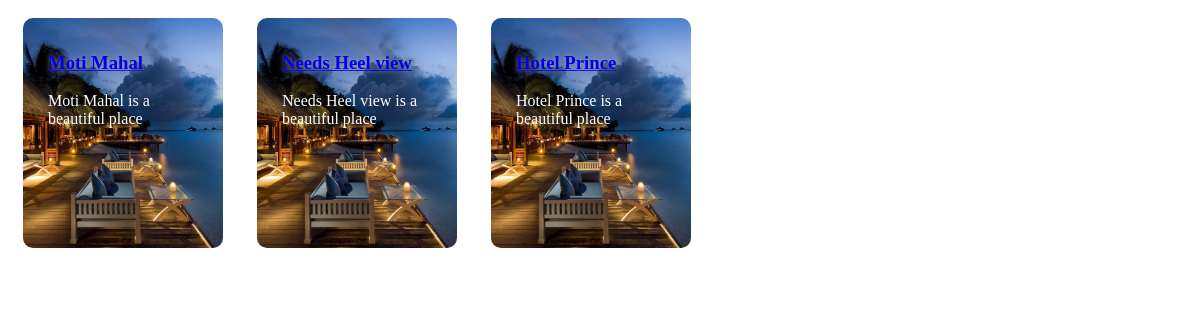
The app's page /user/rangamati/ with its own data.
### user/models.py (models this page shows, shortened)
class Hotels(models.Model):
    big_city_name = models.CharField(max_length=100)
    name = models.CharField(max_length=100)
    email = models.EmailField(max_length=254)
    phone = models.CharField(max_length=100)
    location = models.CharField(max_length=100)
    meals = models.TextField(max_length=300)
    review = models.TextField(max_length=300)

### user/views.py (the view)
# urls.py: path("rangamati/", views.rangamati, name="user-rangamati"),
def rangamati(request):
    data = Hotels.objects.all()
    return render(request, 'user/rangamati.html', {'hotel' : data})

### user/templates/user/rangamati.html
{% load static %}
{% for i in hotel %}
    {% if i.big_city_name == 'Rangamati' %}
        <link rel="stylesheet" href="{%static 'app1/Hotelcard.css' %}">
        <div class="card card1">
               <h3><a href="{% url 'user-rangamati_sub' i.id %}">{{i.name}}</a></h3>
               <p>{{i.name}} is a beautiful place</p>
           </div>
    {% endif %}
{% endfor %}

### app1/static/app1/Hotelcard.css (style rules this page uses)
.card { width: 200px; height: 230px; display: inline-block; border-radius: 10px; padding: 15px 25px; box-sizing: border-box; cursor: pointer; margin: 10px 15px; background-image: url('images/Hotel.jpg'); background-position: center; background-size: cover; transition: transform 0.5s; }
h3 { color: #ffff; text-shadow: 0 0 5px #999; }
p { color:#ffff; }

### records on screen
Hotels: name "Moti Mahal"
Hotels: name "Needs Heel view"
Hotels: name "Hotel Prince"
